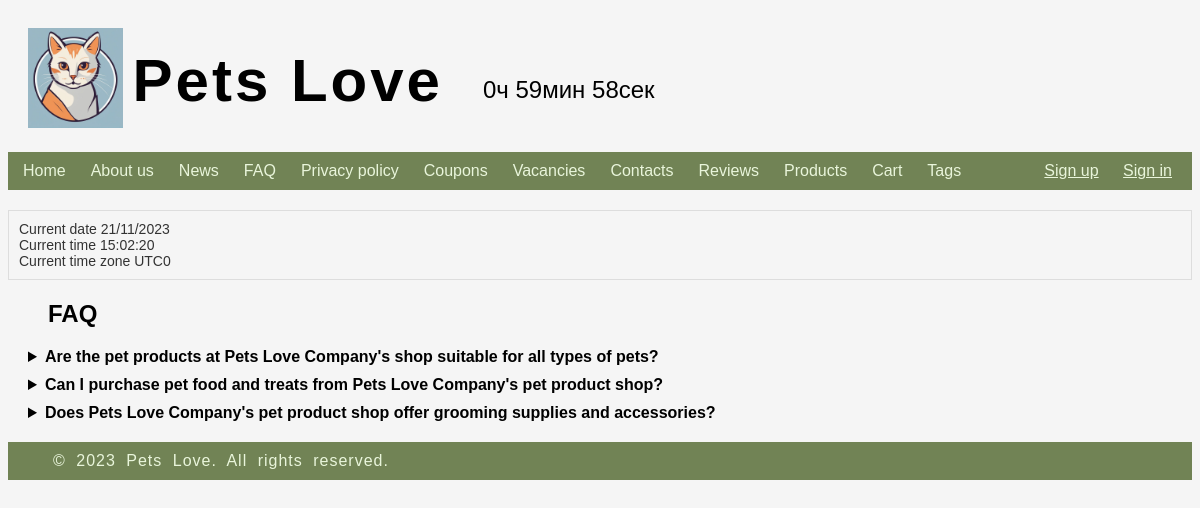
Screenshot of /faq/ with the database file from the repository.
### shop/models.py (models this page shows)
class FAQ(models.Model):
    question = models.CharField(max_length=100)
    answer = models.TextField(blank=False)
    date = models.DateField()

### shop/views.py (the view)
# urls.py: path('faq/', views.faq, name='faq'),
def faq(request):
    questions = FAQ.objects.all()
    return render(request, 'information/faq.html', {'questions':questions})

### shop/templates/information/faq.html (shortened to what this page needs)
{% extends "base.html" %}
{%load static%}
{% block extra_stylesheets %}
  <link rel="stylesheet" href={% static 'shop/styles_faq.css' %}>
{% endblock %}
{% block content %}
    <div class="faq_container">
    <h2>FAQ</h2>
    {% for question in questions %}
        <details>
            <summary>{{ question.question }}</summary>
        </details>
    {% endfor %}
    </div>
{% endblock %}

### shop/static/shop/styles_base.css (style rules this page uses)
body { font-family: 'Monseratt', Arial, sans-serif; padding: 0; background-color: #F5F5F5; overflow-x: hidden; }
h1, h2, h3 { margin-left: 20px; }

### shop/static/shop/styles_faq.css (style rules this page uses)
details { margin-bottom: 10px; }
summary { font-weight: bold; cursor: pointer; }
.faq_container { margin: 20px; }

### rows the page displays
FAQ: question "Are the pet products at Pets Love Company's shop suitable for all types of pets?"
FAQ: question "Can I purchase pet food and treats from Pets Love Company's pet product shop?"
FAQ: question "Does Pets Love Company's pet product shop offer grooming supplies and accessories?"
